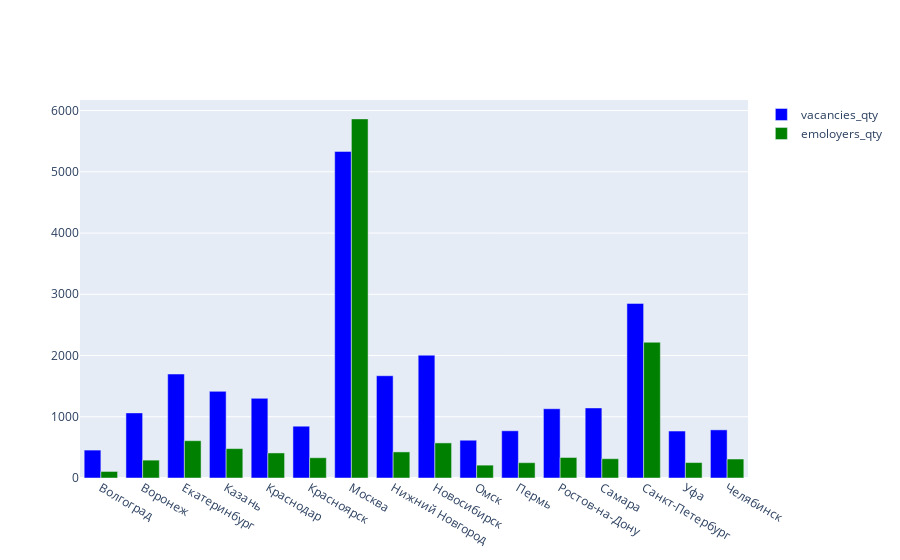

Notebook cell for this chart:
### Markdown cell above
![](https://raw.githubusercontent.com/danilovabg/Analysis-of-vacancies-from-HeadHunter/master/pictures/most_offen_idustries.png)

### Code cell
#Количество работодателей/ вакансий в регионе
query5 = '''select a2.name as city, count(v.id) as vacancies_qty, (select count(e.id) from areas as a join employers as e on e.area= a.id
where a.name = a2.name) as emoloyers_qty
from areas as a2
join vacancies as v on v.area_id= a2.id
where a2.name in ('Москва', 'Санкт-Петербург', 'Новосибирск', 'Екатеринбург', 'Казань', 'Нижний Новгород', 'Челябинск', 'Красноярск', 'Самара', 'Уфа', 'Ростов-на-Дону', 'Омск', 'Краснодар', 'Воронеж', 'Пермь', 'Волгоград')
group by a2.name'''

employers_vs_vacancies_at_cityes2 = pd.read_sql_query(query5, connection) 


fig5 = go.Figure()
fig5.add_trace(go.Bar(
    x=employers_vs_vacancies_at_cityes2['city'],
    y=employers_vs_vacancies_at_cityes2['vacancies_qty'],
    name='vacancies_qty',
    marker_color='blue'
))
fig5.add_trace(go.Bar(
    x=employers_vs_vacancies_at_cityes2['city'],
    y=employers_vs_vacancies_at_cityes2['emoloyers_qty'],
    name='emoloyers_qty',
    marker_color='green'
))

### Figure 1 — Plotly figure (JSON) as saved in the notebook; plotly's stock layout.template omitted (floating-point values rounded to 4 significant figures)
{"data": [{"marker": {"color": "blue"}, "name": "vacancies_qty", "type": "bar", "x": ["Волгоград", "Воронеж", "Екатеринбург", "Казань", "Краснодар", "Красноярск", "Москва", "Нижний Новгород", "Новосибирск", "Омск", "Пермь", "Ростов-на-Дону", "Самара", "Санкт-Петербург", "Уфа", "Челябинск"], "y": [456, 1063, 1698, 1415, 1301, 847, 5333, 1670, 2006, 617, 771, 1131, 1144, 2851, 767, 786]}, {"marker": {"color": "green"}, "name": "emoloyers_qty", "type": "bar", "x": ["Волгоград", "Воронеж", "Екатеринбург", "Казань", "Краснодар", "Красноярск", "Москва", "Нижний Новгород", "Новосибирск", "Омск", "Пермь", "Ростов-на-Дону", "Самара", "Санкт-Петербург", "Уфа", "Челябинск"], "y": [107, 292, 609, 480, 409, 331, 5864, 426, 573, 210, 250, 335, 315, 2217, 252, 310]}], "layout": {}}
